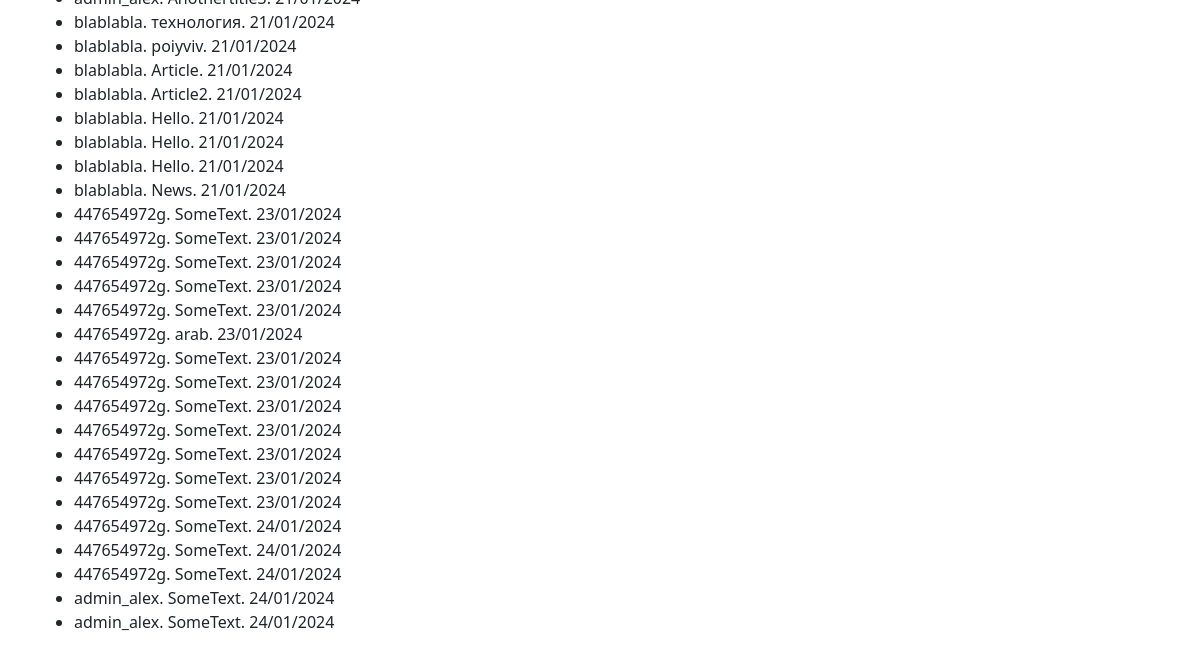
Before: /newspaper/search/ (lower part) with the older database file.
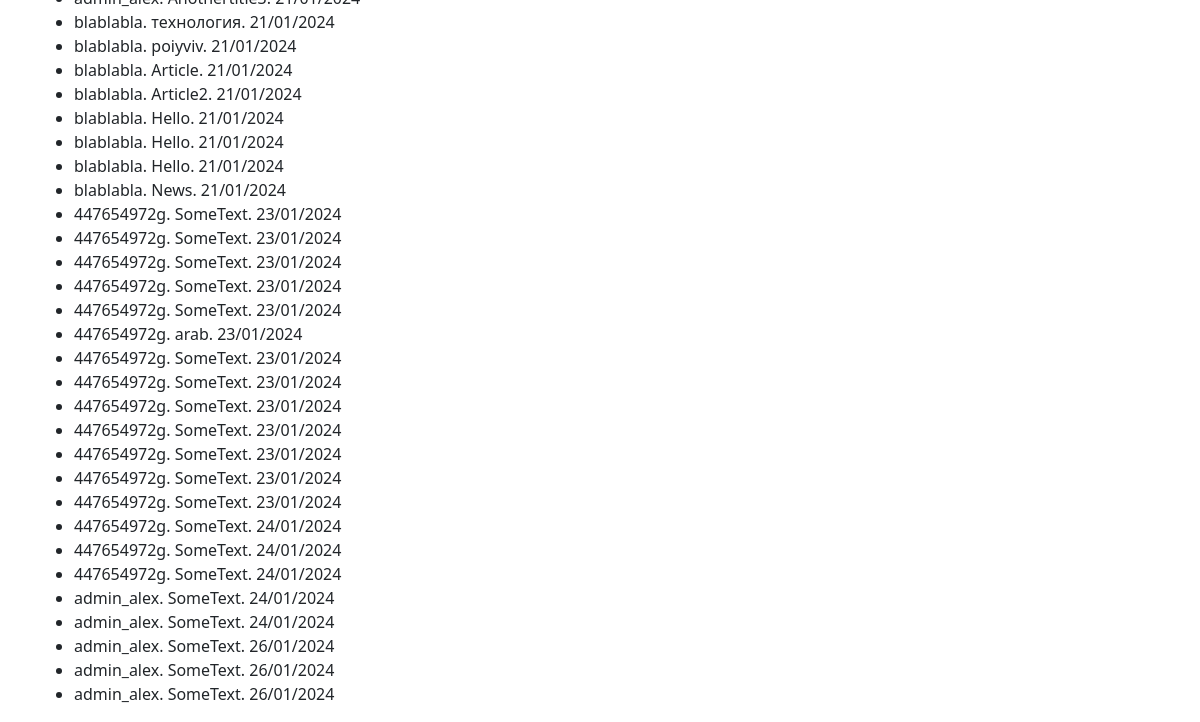
After: the same page with the newer database file.
### newsportal_app/models.py (models this page shows, shortened)
class Post(models.Model):
    author = models.ForeignKey(Author, on_delete=models.CASCADE)
    type = models.CharField(max_length=255, choices=TYPE_OF_POST, default=news)
    date_of_creation = models.DateTimeField(auto_now_add=True)
    category = models.ManyToManyField(Category, through='PostCategory')
    title = models.CharField(max_length=255)
    text = models.TextField()
    rating = models.IntegerField(default=0)

class Author(models.Model):
    user = models.OneToOneField(User, on_delete=models.CASCADE)
    rating = models.IntegerField(default=0)

### newsportal_app/views.py (the view)
# urls.py: path('search/', PostSearchView.as_view(), name='post_search'),
class PostSearchView(TemplateView):
    template_name = 'views/search.html'
    def get_context_data(self, **kwargs):
        context = super().get_context_data(**kwargs)
        context["filtered_list"] = PostSearchFilter(self.request.GET, Post.objects.all())
        return context

### templates/views/search.html (shortened to what this page needs)
{% extends 'flatpages/default.html' %}
{% block content %}
<ul>
{% for el in filtered_list.qs %}
    <li align="left">{{ el.author.user.username }}. {{ el.title }}. {{ el.date_of_creation|date:"d/m/Y" }}</li>
{% endfor %}
</ul>
{% endblock content %}

Changed rows visible on the page:
added Post: author.user.username "admin_alex", title "SomeText", date_of_creation "26/01/2024"
added Post: author.user.username "admin_alex", title "SomeText", date_of_creation "26/01/2024"
added Post: author.user.username "admin_alex", title "SomeText", date_of_creation "26/01/2024"
